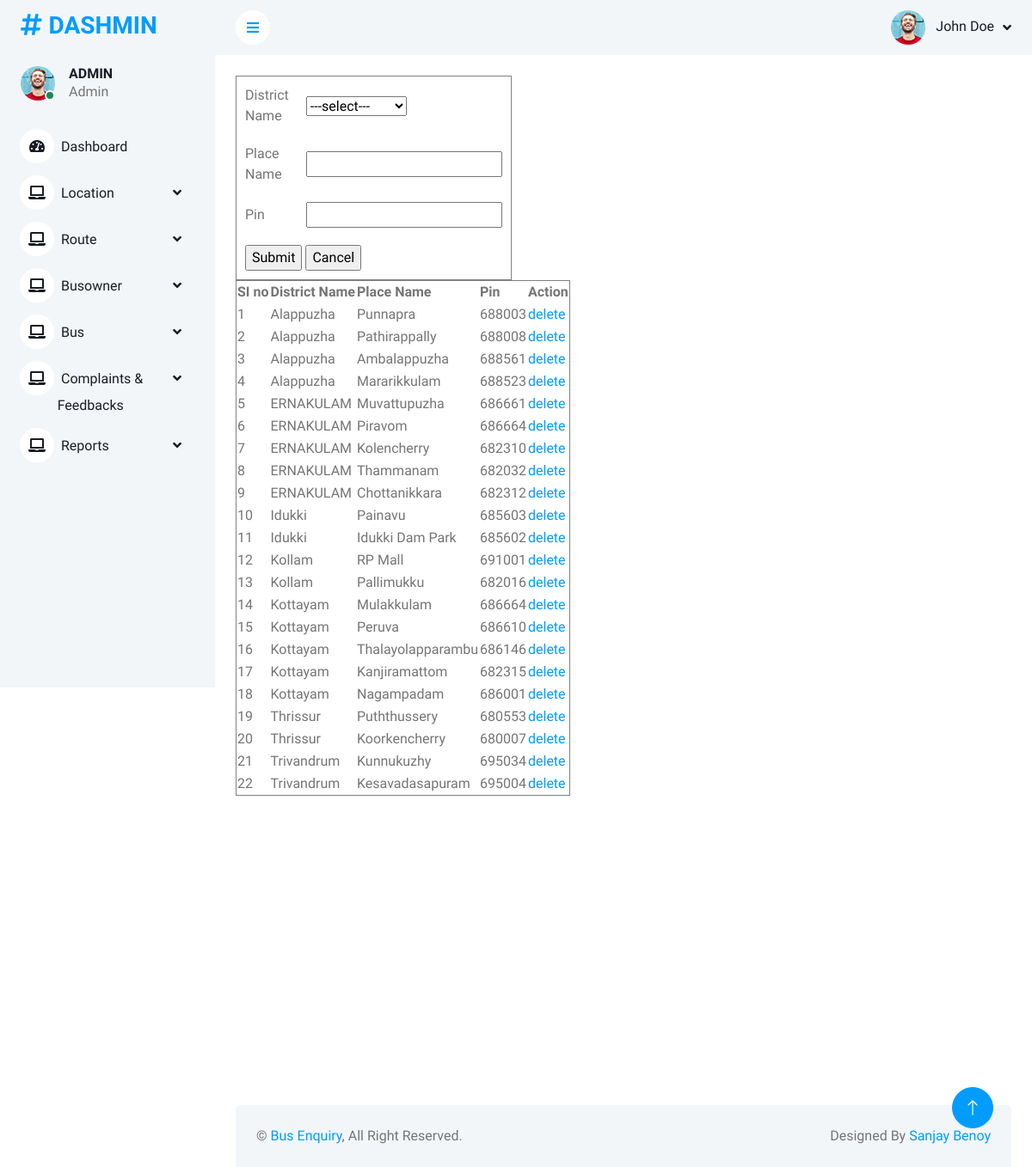
The app's page /PROJECT/ADMIN/Place.php (signed in) with its own data.
### tables this page shows
CREATE TABLE `tbl_place` (
  `district_id` int(11) NOT NULL,
  `place_id` int(11) NOT NULL,
  `place_name` varchar(50) NOT NULL,
  `place_pin` varchar(10) NOT NULL
);

CREATE TABLE `tbl_district` (
  `district_id` int(11) NOT NULL,
  `district_name` varchar(30) NOT NULL
);

### PROJECT/ADMIN/Place.php (the view, shortened to what this page needs)
<!DOCTYPE html PUBLIC "-//W3C//DTD XHTML 1.0 Transitional//EN" "http://www.w3.org/TR/xhtml1/DTD/xhtml1-transitional.dtd">
<html xmlns="http://www.w3.org/1999/xhtml">
<head>
</head>
<?php
include("head.php");
include("../Assets/Connection/Connection.php");
		?>
<form id="form1" name="form1" method="post" action="Place.php">
  <table width="309" height="104" border="1" cellpadding="10">
  <tr>
    <td>District Name</td>
    <td><select name="sel_district" id="sel_district">
     <option value="">---select---</option>
      </select></td>
    <tr>
      <td>Place Name</td>
      <td><input type="text" name="txt_placename" id="txt_placename" /></td>
    </tr>
    <tr>
      <td>Pin</td>
      <td><input type="text" name="txt_placepin" id="txt_placepin" /></td>
    </tr>
    <tr>
      <td colspan="2"><input type="submit" name="btnsubmit" id="btnsubmit" value="Submit" />
      <input type="reset" name="btncancel" id="btncancel" value="Cancel" /></td>
    </tr>
     <table border="black">
  <tr>
  <th>SI no</th>
  <th>District Name</th>
  <th>Place Name</th>
  <th>Pin</th>
  <th>Action</th>
  </tr>
     <?php
  $selqry="select * from tbl_place p inner join tbl_district d on p.district_id=d.district_id order by district_name ASC";
  $rows=$con->query($selqry);
  $i=0;
  while($result=$rows->fetch_assoc())
  {
	  $i++;
	  ?>
  <tr>
   <td><?php echo $i;?></td>
   <td><?php echo $result["district_name"];?></td>
   <td><?php echo $result["place_name"];?></td>
   <td><?php echo $result["place_pin"];?></td>
   <td><a href="Place.php?did=<?php echo $result["place_id"]?>">delete</a></td>
  </tr>
  <?php
 }
  ?>
  </table>
</form>
<body>
</body>
<?php
include("foot.php");
?>
</html>

### PROJECT/ADMIN/css/style.css (style rules this page uses)
:root { --primary: #009CFF; --light: #F3F6F9; --dark: #191C24; }

### records on screen
tbl_place: district.district_name "Alappuzha", place_name "Punnapra", place_pin "688003"
tbl_place: district.district_name "Alappuzha", place_name "Pathirappally", place_pin "688008"
tbl_place: district.district_name "Alappuzha", place_name "Ambalappuzha", place_pin "688561"
tbl_place: district.district_name "Alappuzha", place_name "Mararikkulam", place_pin "688523"
tbl_place: district.district_name "ERNAKULAM", place_name "Muvattupuzha", place_pin "686661"
tbl_place: district.district_name "ERNAKULAM", place_name "Piravom", place_pin "686664"
tbl_place: district.district_name "ERNAKULAM", place_name "Kolencherry", place_pin "682310"
tbl_place: district.district_name "ERNAKULAM", place_name "Thammanam", place_pin "682032"
tbl_place: district.district_name "ERNAKULAM", place_name "Chottanikkara", place_pin "682312"
tbl_place: district.district_name "Idukki", place_name "Painavu", place_pin "685603"
tbl_place: district.district_name "Idukki", place_name "Idukki Dam Park", place_pin "685602"
tbl_place: district.district_name "Kollam", place_name "RP Mall", place_pin "691001"
tbl_place: district.district_name "Kollam", place_name "Pallimukku", place_pin "682016"
tbl_place: district.district_name "Kottayam", place_name "Mulakkulam", place_pin "686664"
tbl_place: district.district_name "Kottayam", place_name "Peruva", place_pin "686610"
tbl_place: district.district_name "Kottayam", place_name "Thalayolapparambu", place_pin "686146"
tbl_place: district.district_name "Kottayam", place_name "Kanjiramattom", place_pin "682315"
tbl_place: district.district_name "Kottayam", place_name "Nagampadam", place_pin "686001"
tbl_place: district.district_name "Thrissur", place_name "Puththussery", place_pin "680553"
tbl_place: district.district_name "Thrissur", place_name "Koorkencherry", place_pin "680007"
tbl_place: district.district_name "Trivandrum", place_name "Kunnukuzhy", place_pin "695034"
tbl_place: district.district_name "Trivandrum", place_name "Kesavadasapuram", place_pin "695004"
